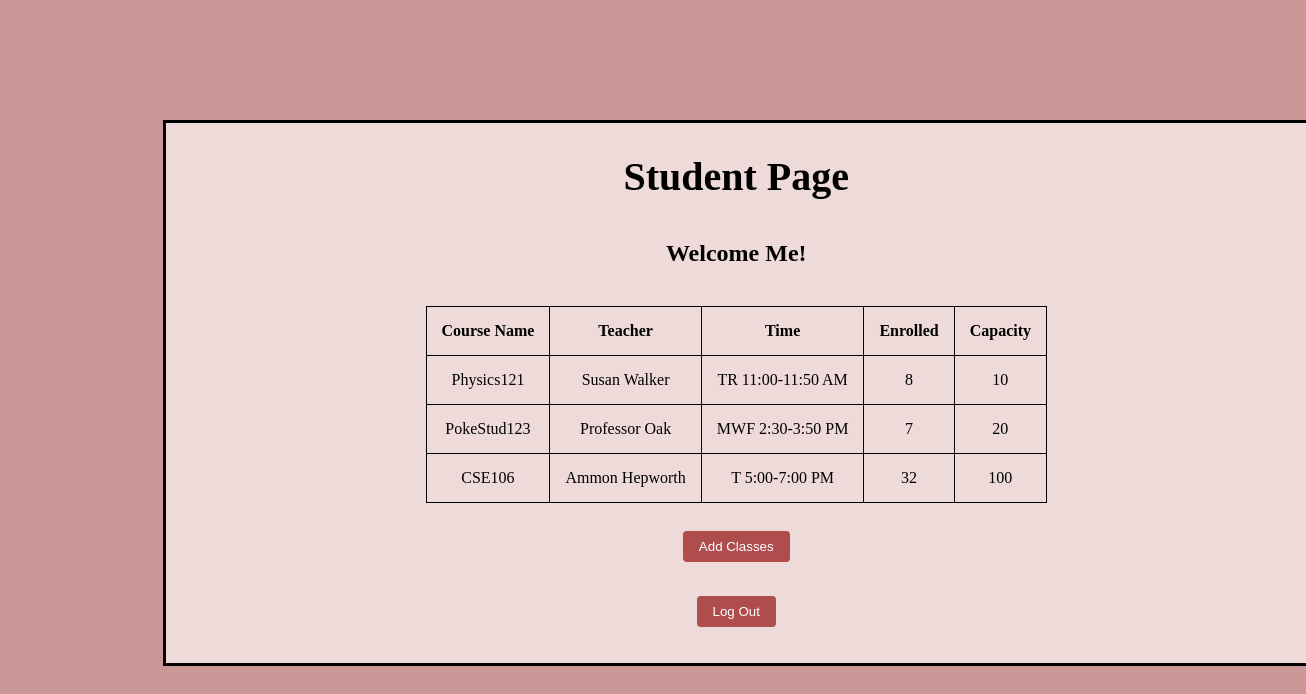
Screenshot of /student (signed in) with the database file from the repository.
### Lab08_MiniProject/Courses/main.py (models this page shows, shortened)
class Users(UserMixin, db.Model):
    __tablename__ = "Users"
    userId = db.Column(db.Integer, primary_key = True)
    username = db.Column(db.String, nullable = False)
    name = db.Column(db.String, nullable = False)
    password = db.Column(db.String, nullable = False)
    type = db.Column(db.Integer, nullable = False)

class Courses(db.Model):
    __tablename__ = "Courses"
    classId = db.Column(db.Integer, primary_key = True)
    className = db.Column(db.String, nullable = False)
    teacher = db.Column(db.String, nullable = False)
    time = db.Column(db.String, nullable = False)
    enrolled = db.Column(db.Integer, nullable = False)
    capacity = db.Column(db.Integer, nullable = False)

### Lab08_MiniProject/Courses/main.py (the view)
@app.route("/student")
@login_required
def studentView():
    courses_list = []
    enrolled_classes = Enrollment.query.filter_by(usersId = current_user.userId)
    for course in enrolled_classes:
        courses_list.append(course.classesId)
    classes = Courses.query.filter(Courses.classId.in_(courses_list))
    return render_template('studentview.html', courses = classes, student = current_user.name)

### Lab08_MiniProject/Courses/main.py (called while the page is built)
@login_manager.user_loader
def load_user(userId):
    return Users.query.filter_by(userId = userId).first()

### Lab08_MiniProject/Courses/templates/studentview.html (shortened to what this page needs)
<!DOCTYPE html>
<html>
    <head>
        <link rel="stylesheet" href="../static/student.css">
    </head>
    <body>
        <div class='student_view'>
            <h1 class = "center">Student Page</h1>
            <h2>Welcome {{ student }}!</h2>
            <table id = "studentcourses">
                <thead>
                    <tr>
                        <th>Course Name</th>
                        <th>Teacher</th>
                        <th>Time</th>
                        <th>Enrolled</th>
                        <th>Capacity</th>
                    </tr>
                </thead>
                <tbody>
                    {% for course in courses %}
                    <tr>
                        <td>{{course.className}}</td>
                        <td>{{course.teacher}}</td>
                        <td>{{course.time}}</td>
                        <td>{{course.enrolled}}</td>
                        <td>{{course.capacity}}</td>
                    </tr>
                    {% endfor %}</tbody>
            </table><br>
            <button type="button" class = "s_edit_classes" id = "s_edit_classes">Add Classes</button><br>
            <button type="button" class = "logout" id = "logoutStudentView">Log Out</button>
        </div>
    </body>
</html>

### Lab08_MiniProject/Courses/static/student.css (style rules this page uses)
h1 { font-size: 2.5rem; margin-bottom: 1rem; text-align: center; color: black; }
h2 { padding: 10px; color: black; }
button { background-color: rgb(175, 76, 76); color: white; padding: 0.5rem 1rem; border: none; border-radius: 4px; cursor: pointer; margin-bottom: 1rem; }
.student_view { text-align: center; margin: auto; width: 1100px; height: 500px; background-color: #efdada; border: 3px solid #000; padding: 20px; position: absolute; top: 15%; left: 12.5%; display: flex; flex-direction: column; align-items: center; justify-content: center; }
#studentcourses { text-align: center; margin: auto; padding: 0.5rem 1rem; color: black; }
table, th, td { border: 1px solid black; border-collapse: collapse; padding: 15px; margin: 2pc; color: black; text-align: center; }
body { background-color: rgb(203, 151, 151); text-align: center; margin: auto; color: black; }
.center { color: black; text-align: center; margin: auto; }

### rows the page displays
Users: name "Me"
Courses: className "Physics121", teacher "Susan Walker", time "TR 11:00-11:50 AM", enrolled "8", capacity "10"
Courses: className "PokeStud123", teacher "Professor Oak", time "MWF 2:30-3:50 PM", enrolled "7", capacity "20"
Courses: className "CSE106", teacher "Ammon Hepworth", time "T 5:00-7:00 PM", enrolled "32", capacity "100"
